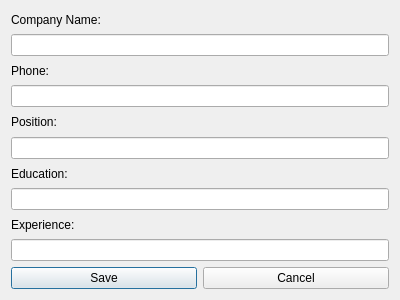
<?xml version="1.0" encoding="UTF-8"?>
<ui version="4.0">
 <class>VacancyDialog</class>
 <widget class="QDialog" name="VacancyDialog">
  <property name="geometry">
   <rect>
    <x>0</x>
    <y>0</y>
    <width>400</width>
    <height>300</height>
   </rect>
  </property>
  <property name="windowTitle">
   <string>Vacancy Form</string>
  </property>
  <layout class="QVBoxLayout" name="verticalLayout">
   <item>
    <widget class="QLabel" name="label">
     <property name="text">
      <string>Company Name:</string>
     </property>
    </widget>
   </item>
   <item>
    <widget class="QLineEdit" name="lineEditCompany"/>
   </item>
   <item>
    <widget class="QLabel" name="label_2">
     <property name="text">
      <string>Phone:</string>
     </property>
    </widget>
   </item>
   <item>
    <widget class="QLineEdit" name="lineEditPhone"/>
   </item>
   <item>
    <widget class="QLabel" name="label_3">
     <property name="text">
      <string>Position:</string>
     </property>
    </widget>
   </item>
   <item>
    <widget class="QLineEdit" name="lineEditPosition"/>
   </item>
   <item>
    <widget class="QLabel" name="label_4">
     <property name="text">
      <string>Education:</string>
     </property>
    </widget>
   </item>
   <item>
    <widget class="QLineEdit" name="lineEditEducation"/>
   </item>
   <item>
    <widget class="QLabel" name="label_5">
     <property name="text">
      <string>Experience:</string>
     </property>
    </widget>
   </item>
   <item>
    <widget class="QLineEdit" name="lineEditExperience"/>
   </item>
   <item>
    <layout class="QHBoxLayout" name="horizontalLayout">
     <item>
      <widget class="QPushButton" name="btnSave">
       <property name="text">
        <string>Save</string>
       </property>
      </widget>
     </item>
     <item>
      <widget class="QPushButton" name="btnCancel">
       <property name="text">
        <string>Cancel</string>
       </property>
      </widget>
     </item>
    </layout>
   </item>
  </layout>
 </widget>
 <resources/>
 <connections>
  <connection>
   <sender>btnCancel</sender>
   <signal>clicked()</signal>
   <receiver>VacancyDialog</receiver>
   <slot>reject()</slot>
  </connection>
 </connections>
</ui>
